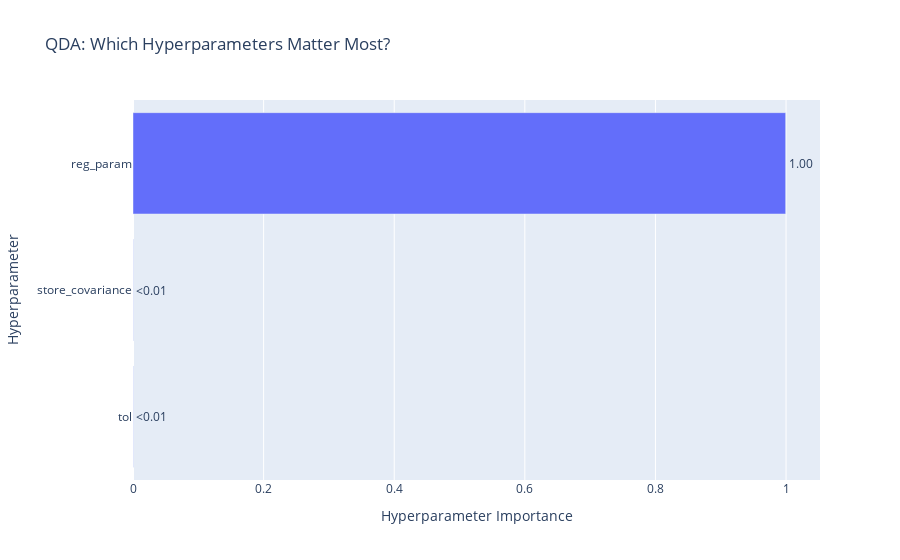

Notebook code for this chart:
### Code cell
# Parameter importance
fig = optuna.visualization.plot_param_importances(qda_study)
fig.update_layout(title="QDA: Which Hyperparameters Matter Most?")
fig.show()

print("🎯 What this plot shows:")
print("   - Longer bars = more important parameters")
print("   - These are the 'knobs' that most affect performance")
print("   - Focus future tuning on the top parameters!")

### Figure 1 — Plotly figure (JSON) as saved in the notebook; plotly's stock layout.template omitted (floating-point values rounded to 4 significant figures)
{"data": [{"cliponaxis": false, "hovertemplate": ["tol (FloatDistribution): 0.0003018245262609699<extra></extra>", "store_covariance (CategoricalDistribution): 0.0003114091996284605<extra></extra>", "reg_param (FloatDistribution): 0.9993867662741106<extra></extra>"], "name": "Objective Value", "orientation": "h", "text": ["<0.01", "<0.01", "1.00"], "textposition": "outside", "type": "bar", "x": [0.0003018, 0.0003114, 0.9994], "y": ["tol", "store_covariance", "reg_param"]}], "layout": {"title": {"text": "QDA: Which Hyperparameters Matter Most?"}, "xaxis": {"title": {"text": "Hyperparameter Importance"}}, "yaxis": {"title": {"text": "Hyperparameter"}}}}
